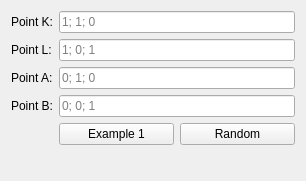
<?xml version="1.0" encoding="UTF-8"?>
<ui version="4.0">
 <class>PredicateS</class>
 <widget class="QWidget" name="PredicateS">
  <property name="geometry">
   <rect>
    <x>0</x>
    <y>0</y>
    <width>306</width>
    <height>181</height>
   </rect>
  </property>
  <property name="windowTitle">
   <string>Predicate S3</string>
  </property>
  <layout class="QFormLayout" name="formLayout">
   <item row="0" column="0">
    <widget class="QLabel" name="label_3">
     <property name="text">
      <string>Point K:</string>
     </property>
    </widget>
   </item>
   <item row="0" column="1">
    <widget class="QLineEdit" name="lineEditPointK">
     <property name="placeholderText">
      <string>1; 1; 0</string>
     </property>
    </widget>
   </item>
   <item row="1" column="0">
    <widget class="QLabel" name="label_4">
     <property name="text">
      <string>Point L:</string>
     </property>
    </widget>
   </item>
   <item row="1" column="1">
    <widget class="QLineEdit" name="lineEditPointL">
     <property name="placeholderText">
      <string>1; 0; 1</string>
     </property>
    </widget>
   </item>
   <item row="2" column="0">
    <widget class="QLabel" name="label">
     <property name="text">
      <string>Point A:</string>
     </property>
    </widget>
   </item>
   <item row="2" column="1">
    <widget class="QLineEdit" name="lineEditPointA">
     <property name="placeholderText">
      <string>0; 1; 0</string>
     </property>
    </widget>
   </item>
   <item row="3" column="0">
    <widget class="QLabel" name="label_2">
     <property name="text">
      <string>Point B:</string>
     </property>
    </widget>
   </item>
   <item row="3" column="1">
    <widget class="QLineEdit" name="lineEditPointB">
     <property name="placeholderText">
      <string>0; 0; 1</string>
     </property>
    </widget>
   </item>
   <item row="4" column="1">
    <widget class="QWidget" name="widget" native="true">
     <layout class="QHBoxLayout" name="horizontalLayout">
      <property name="margin">
       <number>0</number>
      </property>
      <item>
       <widget class="QPushButton" name="pushButtonExample1">
        <property name="text">
         <string>Example 1</string>
        </property>
       </widget>
      </item>
      <item>
       <widget class="QPushButton" name="pushButtonRandom">
        <property name="text">
         <string>Random</string>
        </property>
       </widget>
      </item>
     </layout>
    </widget>
   </item>
  </layout>
 </widget>
 <resources/>
 <connections/>
</ui>
